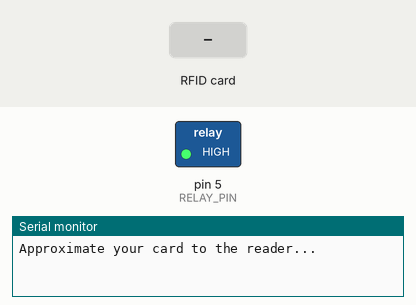
Bench run of a sketch on a simulated Arduino Uno, built with avr-gcc and run on an emulated ATmega328P. Parts: switched loads named in the sketch (green lamp = pin HIGH), the last lines printed to the serial monitor. The inputs (shaded band) are chosen by the test bench. Pins used as bus, display or sensor lines are not drawn.

Above: at 1.2 s.
1.3 s: RFID card 03 37 BF 02 held to the reader
At 1.6 s:
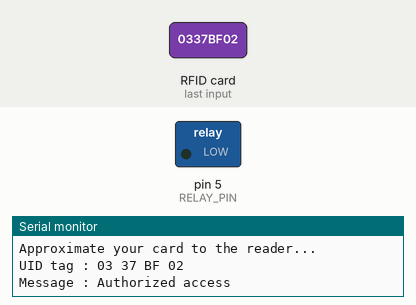
2.8 s: RFID card 5E 7A 19 C4 held to the reader
At 4.2 s:
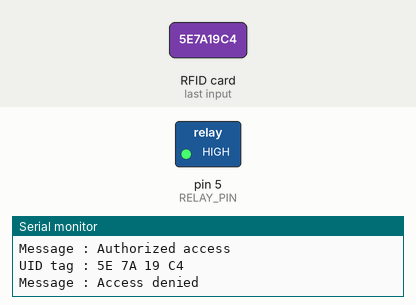
Timing chart, 0 to 5.8 s (numbered marks = the images above; inputs shaded):
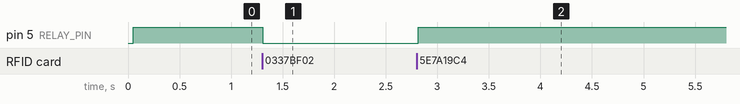

The sketch:

RFID_Locking_System.ino
```cpp
#include <SPI.h>
#include <MFRC522.h>

#define SS_PIN 10
#define RST_PIN 9
MFRC522 mfrc522(SS_PIN, RST_PIN);   // Create MFRC522 instance.

#define RELAY_PIN 5


bool authorized = false;

void setup()
{
  Serial.begin(9600);   // Initiate a serial communication
  SPI.begin();      // Initiate  SPI bus
  mfrc522.PCD_Init();   // Initiate MFRC522


  pinMode(RELAY_PIN, OUTPUT);
  digitalWrite(RELAY_PIN,HIGH);
  Serial.println("Approximate your card to the reader...");
  Serial.println();
}

void loop()
{


  // Look for new cards
  if ( ! mfrc522.PICC_IsNewCardPresent())
  {
    return;
  }

  // Select one of the cards
  if ( ! mfrc522.PICC_ReadCardSerial())
  {
    return;
  }

  //Show UID on serial monitor
  Serial.print("UID tag :");
  String content = "";
  byte letter;
  for (byte i = 0; i < mfrc522.uid.size; i++)
  {
    Serial.print(mfrc522.uid.uidByte[i] < 0x10 ? " 0" : " ");
    Serial.print(mfrc522.uid.uidByte[i], HEX);
    content.concat(String(mfrc522.uid.uidByte[i] < 0x10 ? " 0" : " "));
    content.concat(String(mfrc522.uid.uidByte[i], HEX));
  }
  Serial.println();
  Serial.print("Message : ");
  content.toUpperCase();

  if (content.substring(1) == "03 37 BF 02") //change here the UID of the card/cards that you want to give access
  {
    digitalWrite(RELAY_PIN,LOW);
    Serial.println("Authorized access");
    authorized = true;
    delay(1000);
  }
  else
  {
    digitalWrite(RELAY_PIN,HIGH);
    Serial.println("Access denied");
    authorized = false;
    delay(1000);
  }
}
```

Measured:
- after the input at 1.3 s, pin 5 (RELAY_PIN): HIGH → LOW at once
- after the input at 2.8 s, pin 5 (RELAY_PIN): LOW → HIGH at once
